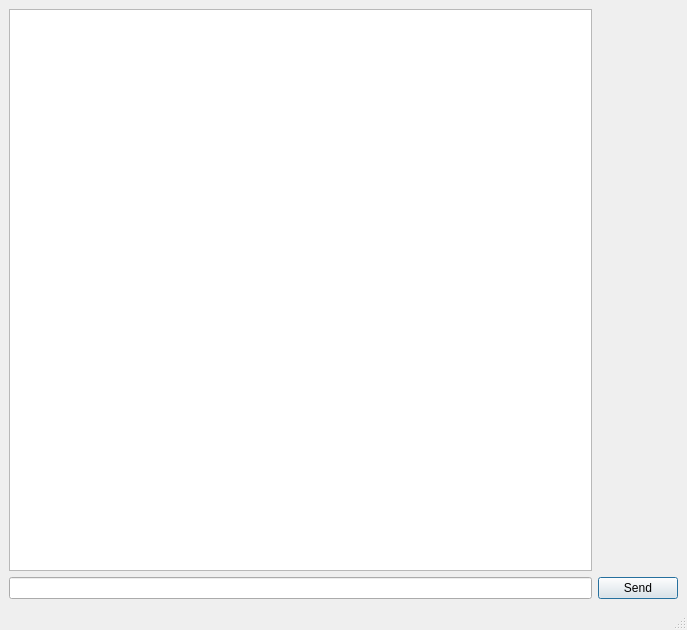
<?xml version="1.0" encoding="UTF-8"?>
<ui version="4.0">
 <class>PMWindow</class>
 <widget class="QMainWindow" name="PMWindow">
  <property name="geometry">
   <rect>
    <x>0</x>
    <y>0</y>
    <width>687</width>
    <height>630</height>
   </rect>
  </property>
  <property name="windowTitle">
   <string>MainWindow</string>
  </property>
  <widget class="QWidget" name="centralwidget">
   <layout class="QGridLayout" name="gridLayout">
    <item row="0" column="0">
     <widget class="QTextEdit" name="txtChat">
      <property name="readOnly">
       <bool>true</bool>
      </property>
     </widget>
    </item>
    <item row="1" column="1">
     <widget class="QPushButton" name="btnSend">
      <property name="text">
       <string>Send</string>
      </property>
      <property name="autoDefault">
       <bool>true</bool>
      </property>
      <property name="default">
       <bool>true</bool>
      </property>
     </widget>
    </item>
    <item row="1" column="0">
     <widget class="QLineEdit" name="txtInput"/>
    </item>
   </layout>
  </widget>
  <widget class="QMenuBar" name="menubar">
   <property name="geometry">
    <rect>
     <x>0</x>
     <y>0</y>
     <width>687</width>
     <height>21</height>
    </rect>
   </property>
  </widget>
  <widget class="QStatusBar" name="statusbar"/>
 </widget>
 <resources/>
 <connections/>
</ui>
